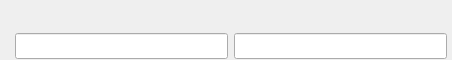
           <widget class="QWidget" name="horizontalWidget_8" native="true">
            <property name="minimumSize">
             <size>
              <width>0</width>
              <height>60</height>
             </size>
            </property>
            <property name="maximumSize">
             <size>
              <width>16777215</width>
              <height>60</height>
             </size>
            </property>
            <layout class="QHBoxLayout" name="horizontalLayout_9">
             <property name="leftMargin">
              <number>15</number>
             </property>
             <property name="rightMargin">
              <number>5</number>
             </property>
             <item>
              <layout class="QVBoxLayout" name="verticalLayout_19">
               <item>
                <layout class="QHBoxLayout" name="horizontalLayout_19">
                 <property name="spacing">
                  <number>0</number>
                 </property>
                 <property name="leftMargin">
                  <number>8</number>
                 </property>
                 <item>
                  <widget class="QLabel" name="helpIdxLabel">
                   <property name="minimumSize">
                    <size>
                     <width>0</width>
                     <height>18</height>
                    </size>
                   </property>
                   <property name="maximumSize">
                    <size>
                     <width>16777215</width>
                     <height>18</height>
                    </size>
                   </property>
                   <property name="text">
                    <string/>
                   </property>
                  </widget>
                 </item>
                </layout>
               </item>
               <item>
                <widget class="QLineEdit" name="helpIdxEdit">
                 <property name="minimumSize">
                  <size>
                   <width>213</width>
                   <height>26</height>
                  </size>
                 </property>
                 <property name="maximumSize">
                  <size>
                   <width>16777215</width>
                   <height>26</height>
                  </size>
                 </property>
                 <property name="readOnly">
                  <bool>true</bool>
                 </property>
                </widget>
               </item>
              </layout>
             </item>
             <item>
              <layout class="QVBoxLayout" name="verticalLayout_20">
               <item>
                <layout class="QHBoxLayout" name="horizontalLayout_20">
                 <property name="spacing">
                  <number>0</number>
                 </property>
                 <property name="leftMargin">
                  <number>8</number>
                 </property>
                 <item>
                  <widget class="QLabel" name="helpNameLabel">
                   <property name="minimumSize">
                    <size>
                     <width>0</width>
                     <height>18</height>
                    </size>
                   </property>
                   <property name="maximumSize">
                    <size>
                     <width>16777215</width>
                     <height>18</height>
                    </size>
                   </property>
                   <property name="text">
                    <string/>
                   </property>
                  </widget>
                 </item>
                </layout>
               </item>
               <item>
                <widget class="QLineEdit" name="helpNameEdit">
                 <property name="minimumSize">
                  <size>
                   <width>213</width>
                   <height>26</height>
                  </size>
                 </property>
                 <property name="maximumSize">
                  <size>
                   <width>16777215</width>
                   <height>26</height>
                  </size>
                 </property>
                 <property name="readOnly">
                  <bool>true</bool>
                 </property>
                </widget>
               </item>
              </layout>
             </item>
            </layout>
           </widget>
